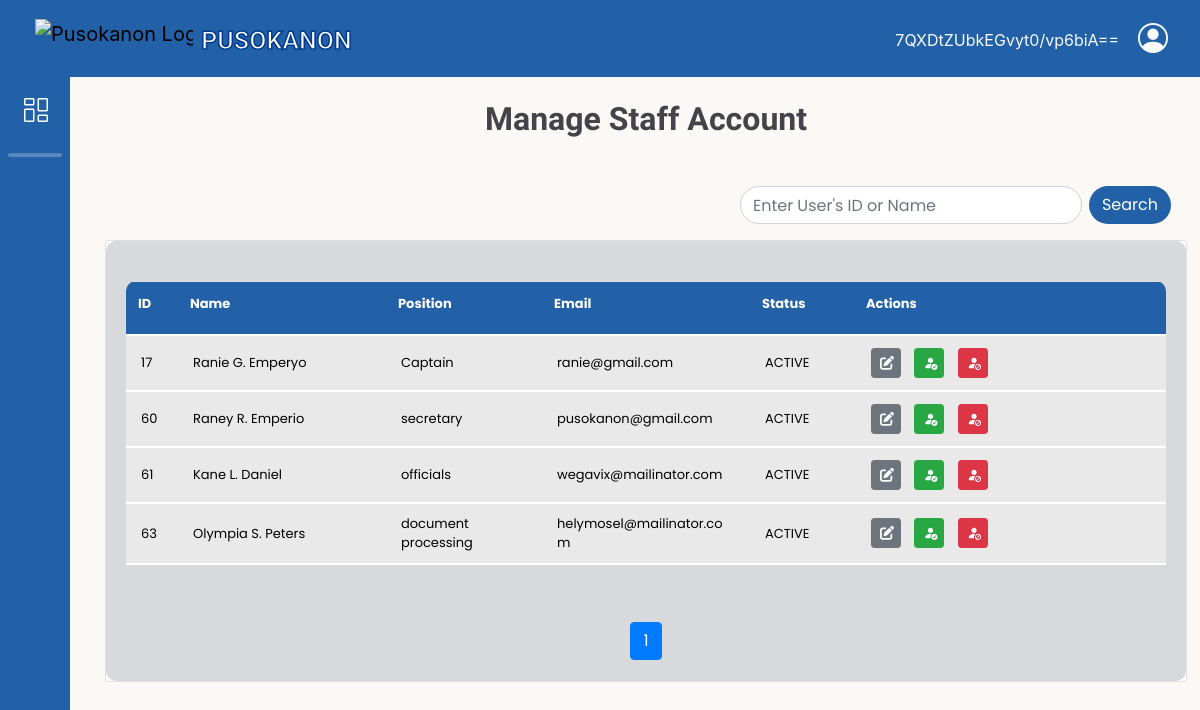
The app's page /adminbejo/manage_staff_account.php (signed in), older data.
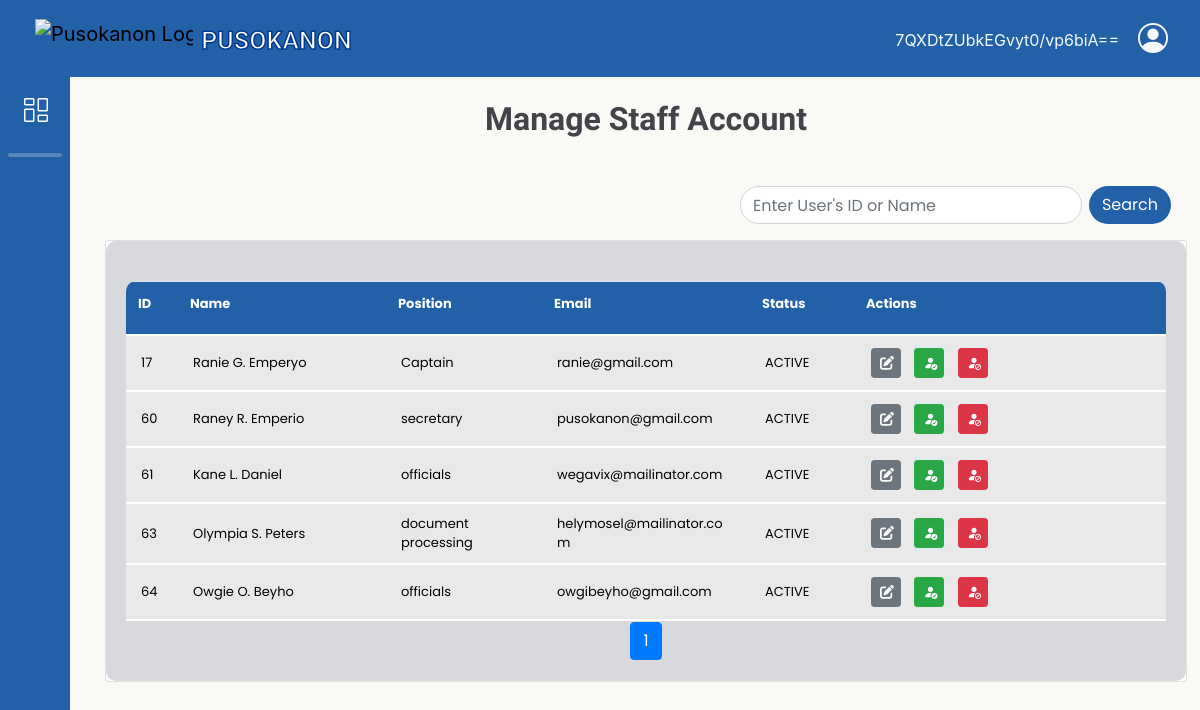
The same page, newer data.
### tables this page shows
CREATE TABLE `barangay_staff` (
  `staff_id` int(11) NOT NULL,
  `staff_fname` varchar(50) NOT NULL,
  `staff_lname` varchar(50) NOT NULL,
  `staff_midname` varchar(50) NOT NULL,
  `staff_suffix` varchar(20) DEFAULT NULL,
  `birth_date` date NOT NULL,
  `gender` varchar(20) NOT NULL,
  `contact_no` varchar(20) NOT NULL,
  `userRole_id` int(11) NOT NULL,
  `staff_email` varchar(100) NOT NULL,
  `user_name` varchar(100) NOT NULL,
  `staff_password` varchar(100) NOT NULL,
  `status` varchar(20) NOT NULL
);

CREATE TABLE `account_role` (
  `userRole_id` int(11) NOT NULL,
  `role_definition` varchar(50) NOT NULL
);

### db/DBconn.php (called while the page is built, shortened)
<?php
function decryptData($data){
	return openssl_decrypt($data, 'aes-256-cbc', ENCRYPTION_KEY, 0, ENCRYPTION_KEY);
}
function fetchStaffAccounts($pdo, $search = null) {
    $sql = "SELECT bs.staff_id,
            bs.staff_fname,
            bs.staff_midname,
            bs.staff_lname,
			bs.staff_suffix,
            bs.staff_email,
			bs.user_name,
			bs.birth_date,
			bs.gender,
            bs.contact_no,
            bs.userRole_id,
            ac.role_definition,
            bs.status
            FROM barangay_staff bs
            INNER JOIN account_role ac ON bs.userRole_id = ac.userRole_id
            ORDER BY bs.staff_id";
    $stmt = $pdo->prepare($sql);
    $stmt->execute();
    $results = $stmt->fetchAll(PDO::FETCH_ASSOC);
    return $results;
}

### adminbejo/manage_staff_account.php (the view, shortened to what the changed rows need)
<?php
    include 'headerAdmin.php';
    include '../db/DBconn.php';
    $search = isset($_GET['search']) ? $_GET['search'] : '';
    $all_staffs = fetchStaffAccounts($pdo, $search);
    $total_records = count($all_staffs);
    $page = isset($_GET['page']) ? (int)$_GET['page'] : 1;
    $limit = 5;
    $offset = ($page - 1) * $limit;
    $staffs = array_slice($all_staffs, $offset, $limit);
    $total_pages = ceil($total_records / $limit);
?>
<link rel="stylesheet" href="css/manage_staff.css">
<div class="container-fluid">
    <h1>Manage Staff Account</h1>
    <div class="card d-flex flex-column">
        <div class="card-body flex-grow-1 d-flex flex-column">
            <div class="table-responsive flex-grow-1">
                <table class="table mx-auto" cellspacing="0" cellpadding="0">
                    <thead style="background-color: #2260a7;">
                        <tr>
                            <th>ID</th>
                            <th>Name</th>
                            <th>Position</th>
                            <th>Email</th>
                            <th>Status</th>
                            <th>Actions</th>
                        </tr>
                    </thead>
                    <tbody class="scrollable-table-body">
                        <?php if (!empty($staffs)): ?>
                            <?php foreach ($staffs as $staff_users): ?>
                                <tr>
                                    <td><?= htmlspecialchars($staff_users['staff_id']) ;?></td>
                                    <td><?= htmlspecialchars(decryptData($staff_users['staff_fname']) . ' ' .
                                                strtoupper(substr(decryptData($staff_users['staff_midname']), 0, 1)) . '. ' .
                                                decryptData($staff_users['staff_lname'])) ;?></td>
                                    <td><?= htmlspecialchars($staff_users['role_definition']);?></td>
                                    <td><?= htmlspecialchars(decryptData($staff_users['staff_email']));?></td>
                                    <td><?= htmlspecialchars($staff_users['status']);?></td>
                                    <td>
                                        <button class="btn btn-secondary btn-sm me-2" title="Edit Account" onclick="window.location.href='edit_staffAccount.php?staff_id=<?= htmlspecialchars($staff_users['staff_id']) ?>'">
                                            <i class="fas fa-edit"></i>
                                        </button>
                                        <button class="btn btn-success btn-sm me-2" title="Activate Account" onclick="activateStaff('<?= htmlspecialchars($staff_users['staff_id']) ?>', '<?= htmlspecialchars($staff_users['status']) ?>')">
                                            <i class="bi bi-person-fill-check"></i>
                                        </button>
                                        <button class="btn btn-danger btn-sm me-2" title="Deactivate Account" onclick="deactivateStaff('<?= htmlspecialchars($staff_users['staff_id']) ?>', '<?= htmlspecialchars($staff_users['status']) ?>')">
                                            <i class="bi bi-person-fill-slash"></i>
                                        </button>
                                    </td>
                                </tr>
                            <?php endforeach; ?>
                        <?php else: ?>
                            <tr>
                                <td colspan="7" class="text-center">No staff accounts found.</td>
                            </tr>
                        <?php endif; ?>
                    </tbody>
                </table>
            </div>
            <div class="pagination-container">
                <nav aria-label="Page navigation">
                    <ul class="pagination justify-content-center">
                        <?php
                            $range = 1;
                            $start_page = max(1, $page - $range);
                            $end_page = min($total_pages, $page + $range);
                            if ($end_page - $start_page < 2) {
                                $start_page = max(1, $end_page - 2);
                                $end_page = min($total_pages, $start_page + 2);
                            }
                        ?>
                        <?php for ($i = $start_page; $i <= $end_page; $i++): ?>
                            <li class="page-item<?= ($i == $page) ? ' active' : '' ?>">
                                <a class="page-link" href="?page=<?= $i ?>&search=<?= urlencode($search) ?>"><?= $i ?></a>
                            </li>
                        <?php endfor; ?>
                    </ul>
                </nav>
            </div>
        </div>
    </div>
</div>
<?php require_once 'footerAdmin.php'; ?>

Row changes from the older to the newer data that the page shows:
added barangay_staff: staff_id "64", staff_fname+staff_midname+staff_lname "Owgie O. Beyho", userRole.role_definition "officials", staff_email "owgibeyho@gmail.com", status "ACTIVE"
